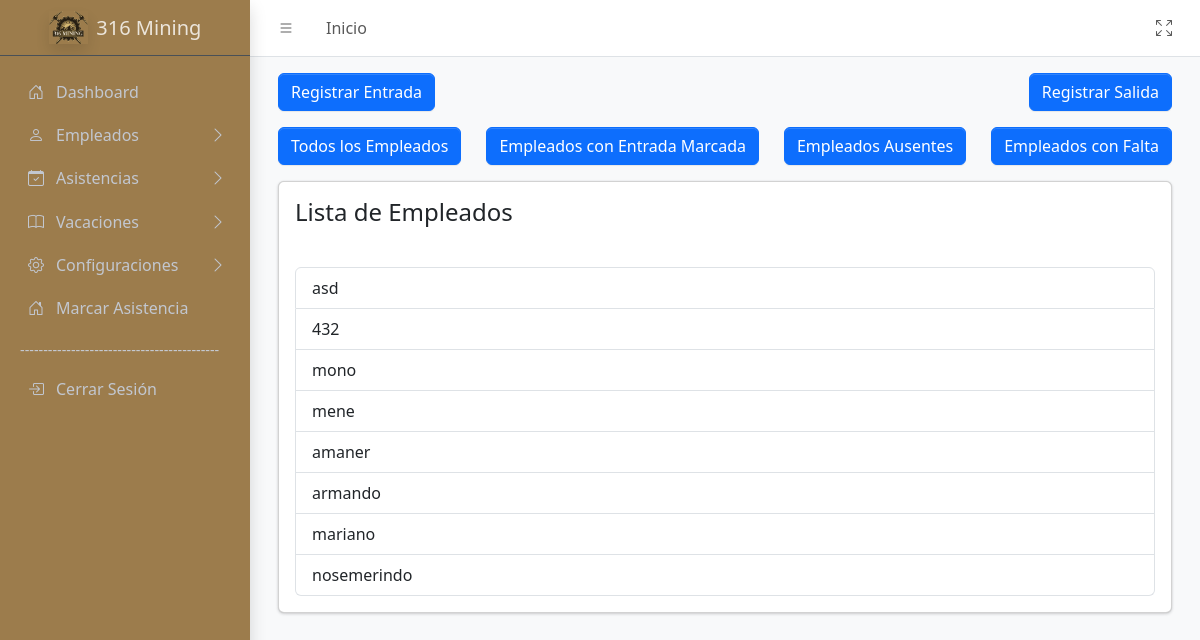
/sistema/controller/AsistenciasController/AsistenciasController.php?action=mostrarAsistencia (signed in), run on an earlier commit of the app's database.
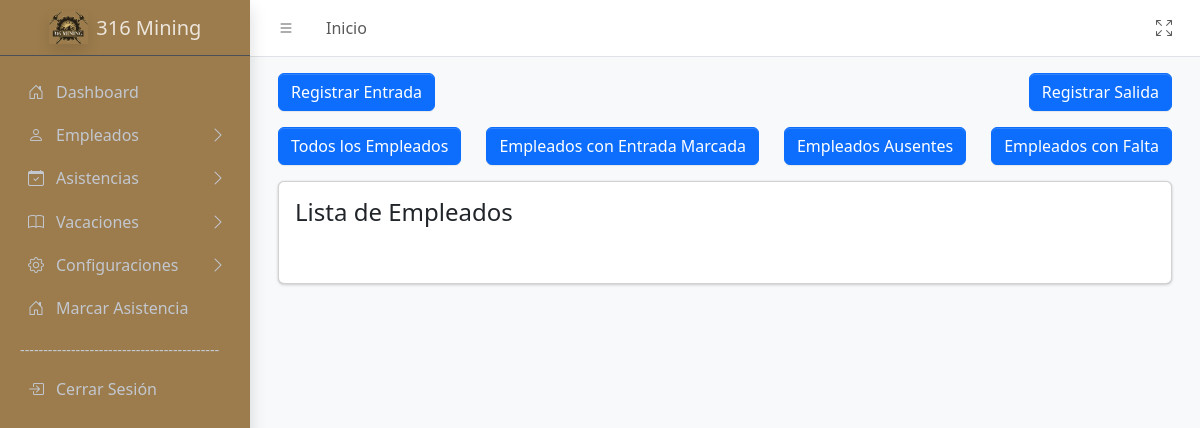
And on a later commit of the database.
### tables this page shows
CREATE TABLE `empleados` (
  `idEmpleado` int(11) NOT NULL,
  `nombres` varchar(50) NOT NULL,
  `apellidos` varchar(50) NOT NULL,
  `dni` varchar(8) NOT NULL,
  `correo` varchar(50) NOT NULL,
  `telefono` varchar(15) DEFAULT NULL,
  `idPuesto` int(11) DEFAULT NULL,
  `idTurno` int(11) DEFAULT NULL,
  `estado` enum('Activo','Inactivo') DEFAULT 'Activo',
  `habilitado` tinyint(1) NOT NULL,
  `idApp` varchar(10) DEFAULT NULL COMMENT 'id para la app',
  `passwordApp` varchar(20) DEFAULT NULL COMMENT 'contra para la app',
  `idmarcar` varchar(5) NOT NULL,
  `passmarcar` varchar(5) NOT NULL
);

### sistema/model/conexion.php (called while the page is built, shortened)
<?php
class Database {
    public function __construct() {
        try {
            $host = 'localhost';
            $dbname = 'biometrico';
            $username = 'root';
            $password = '';
            $this->conn = new PDO("mysql:host=$host;dbname=$dbname", $username, $password);
        } catch (PDOException $e) {
            echo "Error de conexión: " . $e->getMessage();
            exit();
        }
    }
}
?>

### sistema/controller/BaseController.php (called while the page is built, shortened)
<?php
class BaseController {
        protected function loadView($view,
                                        $data = [],
                                        $additionalCss = [],
                                        $additionalJs = [],
                                        $title = 'Sistema') {
                                    include __DIR__ . '/../view/templates/layout.php';
    }
}
?>

### sistema/model/AsistenciasModel/AsistenciasModel.php (called while the page is built)
<?php
require_once __DIR__ . '/../conexion.php';
class Asistencias extends Database {
    public function obtenerEmpleados() {
        $sql = "SELECT idEmpleado, nombres FROM empleados";
        $stmt = $this->conn->prepare($sql);
        $stmt->execute();
        return $stmt->fetchAll(PDO::FETCH_ASSOC);
    }
}
?>

### sistema/view/Asistencias/Asistencias.php (the view, shortened to what this page needs)
<div class="app-content">
    <div class="container-fluid">
    <div class="d-flex justify-content-between mb-3">
            <button class="btn btn-primary" data-toggle="modal" data-target="#marcarEntradaModal">Registrar Entrada</button>
            <button class="btn btn-primary" data-toggle="modal" data-target="#marcarSalidaModal">Registrar Salida</button>
        </div>
        <div class="d-flex justify-content-between mb-3">
            <button class="btn btn-primary" id="btnTodosEmpleados">Todos los Empleados</button>
            <button class="btn btn-primary" id="btnEmpleadosConEntrada">Empleados con Entrada Marcada</button>
            <button class="btn btn-primary" id="btnEmpleadosAusentes">Empleados Ausentes</button>
            <button class="btn btn-primary" id="btnEmpleadosConFalta">Empleados con Falta</button>
        </div>
        <div class="row" id="empleadosListado">
            <div class="col-lg-12" id="empleadosGenerales">
                <div class="card mb-4">
                    <div class="card-header border-0">
                        <h4>Lista de Empleados</h4>
                    </div>
                    <div class="card-body">
                        <ul class="list-group">
                            <?php foreach ($listaEmpleados as $empleado): ?>
                                <li class="list-group-item d-flex justify-content-between align-items-center">
                                    <?php echo $empleado['nombres']; ?>
                                </li>
                            <?php endforeach; ?>
                        </ul>
                    </div>
                </div>
            </div>
        </div>
    </div>
</div>
        </div>
        </div>
        </div>

### sistema/controller/AsistenciasController/AsistenciasController.php
<?php
require_once '../BaseController.php';
require_once __DIR__ . '/../../model/AsistenciasModel/AsistenciasModel.php';
class AsistenciaController extends BaseController
{
    private $asistenciasModel;
    public function __construct()
    {
        $this->asistenciasModel = new Asistencias();
    }
    public function mostrarAsistencia()
    {
        $listaEmpleados = $this->asistenciasModel->obtenerEmpleados();
        $this->loadView('Asistencias.Asistencias', [
            'listaEmpleados' => $listaEmpleados,
        ],  [],  [
                    '/biometrico/sistema/view/Asistencias/recursos/js/Asistencias.min.js'
        ]);
    }
}
if (isset($_GET['action'])) {
    $controller = new AsistenciaController();
    $action = $_GET['action'];
    if ($action == 'marcarEntrada' && isset($_POST['idEmpleado'])) {
        $idEmpleado = $_POST['idEmpleado'];
        $controller->$action($idEmpleado);
    } else {
        if (method_exists($controller, $action)) {
            $controller->$action();
        } else {
            echo "Error: Acción no válida.";
        }
    }
}
?>

### sistema/view/templates/layout.php (shortened to what this page needs)
<!DOCTYPE html>
<html lang="en">
<head>
    <link rel="stylesheet" href="https://cdn.jsdelivr.net/npm/bootstrap@5.3.2/dist/css/bootstrap.min.css">
    <link rel="stylesheet" href="https://cdn.datatables.net/1.13.5/css/jquery.dataTables.min.css">
    <link rel="stylesheet" href="https://cdn.datatables.net/buttons/2.4.1/css/buttons.dataTables.min.css">
    <link rel="stylesheet" href="https://cdn.jsdelivr.net/npm/overlayscrollbars@2.3.0/styles/overlayscrollbars.min.css">
    <link rel="stylesheet" href="../../resources/dist/css/adminlte.css">
    <link rel="stylesheet" href="https://cdn.jsdelivr.net/npm/bootstrap-icons@1.11.0/font/bootstrap-icons.min.css">
</head>
<body class="layout-fixed sidebar-expand-lg bg-body-tertiary">
    <div class="app-wrapper">
        <nav class="app-header navbar navbar-expand bg-body">
            <div class="container-fluid">
                <ul class="navbar-nav">
                    <li class="nav-item"> <a class="nav-link" data-lte-toggle="sidebar" href="#" role="button"> <i class="bi bi-list"></i> </a> </li>
                    <li class="nav-item d-none d-md-block"> <a href="/biometrico/sistema/controller/DashboardController/DashboardController.php?action=MostrarDashboard" class="nav-link">Inicio</a> </li>
                </ul>
                <ul class="navbar-nav ms-auto">
                    <li class="nav-item"> <a class="nav-link" href="#" data-lte-toggle="fullscreen"> <i data-lte-icon="maximize" class="bi bi-arrows-fullscreen"></i> </a> </li>
                </ul>
            </div>
        </nav>
        <aside class="app-sidebar bg-body-secondary shadow" data-bs-theme="dark">
            <div class="sidebar-brand">
                <a href="/biometrico/sistema/controller/DashboardController/DashboardController.php?action=MostrarDashboard" class="brand-link">
                    <img src="../../resources/img/minaLogo.png" alt="AdminLTE Logo" class="brand-image opacity-75 shadow">
                    <span class="brand-text fw-light">316 Mining</span>
                </a>
            </div>
            <div class="sidebar-wrapper">
                <nav class="mt-2">
                    <ul class="nav sidebar-menu flex-column" data-lte-toggle="treeview" role="menu" data-accordion="false">
                        <li class="nav-item">
                            <a href="/biometrico/sistema/controller/DashboardController/DashboardController.php?action=MostrarDashboard" class="nav-link">
                                <i class="nav-icon bi bi-house-door"></i>
                                <p> Dashboard </p>
                            </a>
                        </li>
                        <li class="nav-item menu-close">
                            <a href="#" class="nav-link">
                                <i class="nav-icon bi bi-person"></i>
                                <p>Empleados <i class="nav-arrow bi bi-chevron-right"></i></p>
                            </a>
                        </li>
                        <li class="nav-item menu-close">
                            <a href="#" class="nav-link">
                                <i class="nav-icon bi bi-calendar-check"></i>
                                <p>Asistencias <i class="nav-arrow bi bi-chevron-right"></i></p>
                            </a>
                        </li>
                        <li class="nav-item menu-close">
                            <a href="#" class="nav-link">
                                <i class="nav-icon bi bi-book"></i>
                                <p>Vacaciones <i class="nav-arrow bi bi-chevron-right"></i></p>
                            </a>
                        </li>
                        <li class="nav-item menu-close">
                            <a href="#" class="nav-link">
                                <i class="nav-icon bi bi-gear"></i>
                                <p>Configuraciones <i class="nav-arrow bi bi-chevron-right"></i></p>
                            </a>
                        </li>
                        <li class="nav-item">
                            <a href="/biometrico/sistema/controller/MarcarController/MarcarController.php?action=Marcado" class="nav-link">
                                <i class="nav-icon bi bi-house-door"></i>
                                <p> Marcar Asistencia </p>
                            </a>
                        </li>
                        <li class="nav-header">-------------------------------------------</li>
                        <li class="nav-item">
                            <a href="#" id="cerrarSesion" class="nav-link">
                                <i class="nav-icon bi bi-box-arrow-in-right"></i>
                                <p>Cerrar Sesión</p>
                            </a>
                        </li>
                    </ul>
                </nav>
            </div>
        </aside>
        <main class="app-main">
            <div class="app-content-header">
                <div class="container-fluid">
                    <div class="row">
                        <?php include $viewPath; ?>
                    </div>
</body>
</html>

What changed in the data, as far as the page shows it:
removed empleados: nombres "asd"
removed empleados: nombres "432"
removed empleados: nombres "mono"
removed empleados: nombres "mene"
removed empleados: nombres "amaner"
removed empleados: nombres "armando"
removed empleados: nombres "mariano"
removed empleados: nombres "nosemerindo"
